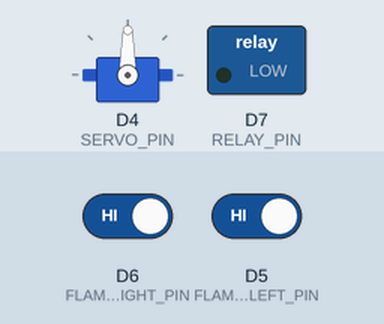
Bench run of a program on a simulated ESP8266 (NodeMCU). Shown: servo, switched loads named in the program (green lamp = pin HIGH). Inputs (shaded band) come from the test bench; at power-on: D6 (FLAME_RIGHT_PIN) HIGH, D5 (FLAME_LEFT_PIN) HIGH. What the program prints to the serial monitor is not drawn.

Above: at 2.7 s.
2.8 s: D6 (FLAME_RIGHT_PIN) driven LOW
At 4.6 s:
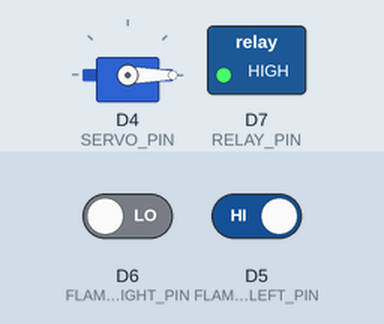
8.1 s: D5 (FLAME_LEFT_PIN) driven LOW
12.6 s: D6 (FLAME_RIGHT_PIN) driven HIGH
At 14.6 s:
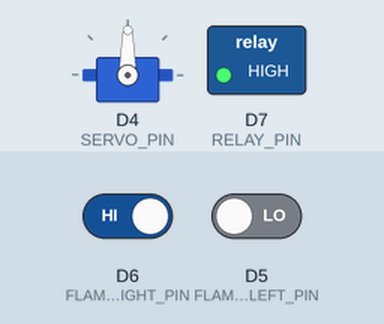
18.7 s: D5 (FLAME_LEFT_PIN) driven HIGH
At 19.02 s:
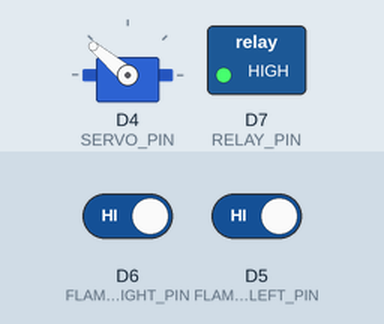
22.7 s: D6 (FLAME_RIGHT_PIN) driven LOW
At 23.5 s:
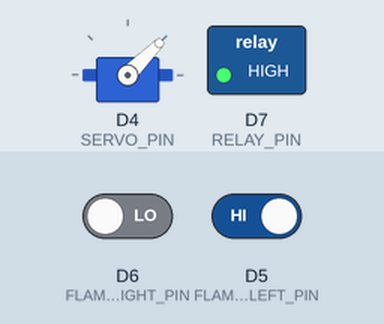
Timing chart, 0 to 29.8 s (numbered marks = the images above; inputs shaded):
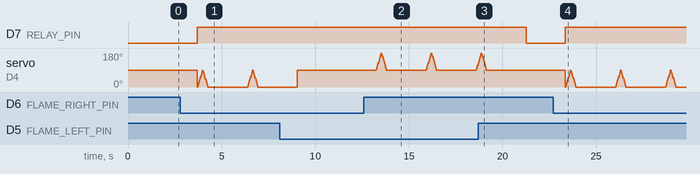

The program:

main.cpp
```cpp
#include <ESP8266WiFi.h>
#include "AdafruitIO_WiFi.h"
#include <Servo.h>

// --------------------
// Adafruit IO Config
// --------------------
#define IO_USERNAME "fire011125"
// Fire@123

#define IO_KEY "aio_CRsT954GhsX4ooMsdAQ0bwqigY3f"

#define WIFI_SSID "Robotutor"
#define WIFI_PASS "Robotutor"

// Create Adafruit IO instance
AdafruitIO_WiFi io(IO_USERNAME, IO_KEY, WIFI_SSID, WIFI_PASS);

// Feeds
AdafruitIO_Feed *flameLeftFeed = io.feed("flame_left");
AdafruitIO_Feed *flameRightFeed = io.feed("flame_right");
AdafruitIO_Feed *fanStatusFeed = io.feed("fan_status");
AdafruitIO_Feed *servoFeed = io.feed("servo_angle");

// --------------------
// Pin Config
// --------------------
const int FLAME_LEFT_PIN = D5;  // IR sensor left
const int FLAME_RIGHT_PIN = D6; // IR sensor right
const int RELAY_PIN = D7;       // Relay for fan/pump
const int SERVO_PIN = D4;       // Servo pin

Servo fanServo;

void setup()
{
  Serial.begin(115200);

  pinMode(FLAME_LEFT_PIN, INPUT);
  pinMode(FLAME_RIGHT_PIN, INPUT);
  pinMode(RELAY_PIN, OUTPUT);
  digitalWrite(RELAY_PIN, LOW); // Fan OFF initially

  fanServo.attach(SERVO_PIN);
  fanServo.write(90); // center position

  // Connect to Adafruit IO
  Serial.print("Connecting to Adafruit IO");
  io.connect();

  while (io.status() < AIO_CONNECTED)
  {
    Serial.print(".");
    delay(500);
  }
  Serial.println(" Connected!");
}

void loop()
{
  io.run(); // keep Adafruit IO connection alive

  int leftFlame = digitalRead(FLAME_LEFT_PIN);
  int rightFlame = digitalRead(FLAME_RIGHT_PIN);

  // Send sensor data to Adafruit IO
  flameLeftFeed->save(leftFlame);
  flameRightFeed->save(rightFlame);

  // Fire detection logic
  if (leftFlame == LOW || rightFlame == LOW)
  {
    digitalWrite(RELAY_PIN, HIGH); // Fan ON
    fanStatusFeed->save(1);

    if (leftFlame == LOW && rightFlame == HIGH)
    {
      for (int pos = 90; pos <= 180; pos += 5)
      {
        fanServo.write(pos);
        delay(15);
      }
      for (int pos = 180; pos >= 90; pos -= 5)
      {
        fanServo.write(pos);
        delay(15);
      }
      servoFeed->save(180);
      Serial.println("🔥 Flame LEFT → Servo 45°");
    }
    else if (rightFlame == LOW && leftFlame == HIGH)
    {
      for (int pos = 0; pos <= 90; pos += 5)
      {
        fanServo.write(pos);
        delay(15);
      }
      for (int pos = 90; pos >= 0; pos -= 5)
      {
        fanServo.write(pos);
        delay(15);
      }
      servoFeed->save(-180);
      Serial.println("🔥 Flame RIGHT → Servo 135°");
    }
    else
    {
      fanServo.write(90); // both detect → center
      servoFeed->save(90);
      Serial.println("🔥 Flame CENTER → Servo 90°");
    }

    Serial.println("Fan ON");
  }
  else
  {
    digitalWrite(RELAY_PIN, LOW); // Fan OFF
    fanStatusFeed->save(0);
    fanServo.write(90); // reset to center
    servoFeed->save(90);
    Serial.println("✅ No flame. Fan OFF, Servo Center");
  }

  delay(2000); // update every 2s
}


// #include <ESP8266WiFi.h>
// #include "AdafruitIO_WiFi.h"
// #include <Servo.h>

// // --------------------
// // Adafruit IO Config
// // --------------------
// #define IO_USERNAME  "fire011125"
// //Fire@123

// #define IO_KEY       "aio_CRsT954GhsX4ooMsdAQ0bwqigY3f"

// #define WIFI_SSID    "Robotutor"
// #define WIFI_PASS    "Robotutor"

// // Create Adafruit IO instance
// AdafruitIO_WiFi io(IO_USERNAME, IO_KEY, WIFI_SSID, WIFI_PASS);

// // Feeds
// AdafruitIO_Feed *flameLeftFeed  = io.feed("flame_left");
// AdafruitIO_Feed *flameRightFeed = io.feed("flame_right");
// AdafruitIO_Feed *fanStatusFeed  = io.feed("fan_status");
// AdafruitIO_Feed *servoFeed      = io.feed("servo_angle");

// // --------------------
// // Pin Config
// // --------------------
// const int FLAME_LEFT_PIN  = D5;   // IR sensor left
// const int FLAME_RIGHT_PIN = D6;   // IR sensor right
// const int RELAY_PIN       = D7;   // Relay for fan/pump
// const int SERVO_PIN       = D4;   // Servo pin

// Servo fanServo;

// void setup() {
//   Serial.begin(115200);

//   pinMode(FLAME_LEFT_PIN, INPUT);
//   pinMode(FLAME_RIGHT_PIN, INPUT);
//   pinMode(RELAY_PIN, OUTPUT);
//   digitalWrite(RELAY_PIN, LOW); // Fan OFF initially

//   fanServo.attach(SERVO_PIN);
//   fanServo.write(90); // center position

//   // Connect to Adafruit IO
//   Serial.print("Connecting to Adafruit IO");
//   io.connect();

//   while(io.status() < AIO_CONNECTED) {
//     Serial.print(".");
//     delay(500);
//   }
//   Serial.println(" Connected!");
// }

// void loop() {
//   io.run(); // keep Adafruit IO connection alive

//   int leftFlame  = digitalRead(FLAME_LEFT_PIN);
//   int rightFlame = digitalRead(FLAME_RIGHT_PIN);

//   // Send sensor data to Adafruit IO
//   flameLeftFeed->save(leftFlame);
//   flameRightFeed->save(rightFlame);

//   // Fire detection logic
//   if (leftFlame == LOW || rightFlame == LOW) {
//     digitalWrite(RELAY_PIN, HIGH);  // Fan ON
//     fanStatusFeed->save(1);

//     if (leftFlame == LOW && rightFlame == HIGH) {
//       fanServo.write(180); // aim left
//       servoFeed->save(180);
//       Serial.println("🔥 Flame LEFT → Servo 45°");
//     }
//     else if (rightFlame == LOW && leftFlame == HIGH) {
//       fanServo.write(-180); // aim right
//       servoFeed->save(-180);
//       Serial.println("🔥 Flame RIGHT → Servo 135°");
//     }
//     else {
//       fanServo.write(90); // both detect → center
//       servoFeed->save(90);
//       Serial.println("🔥 Flame CENTER → Servo 90°");
//     }

//     Serial.println("Fan ON");
//   }
//   else {
//     digitalWrite(RELAY_PIN, LOW);   // Fan OFF
//     fanStatusFeed->save(0);
//     fanServo.write(90); // reset to center
//     servoFeed->save(90);
//     Serial.println("✅ No flame. Fan OFF, Servo Center");
//   }

//   delay(2000); // update every 2s
// }
```

Measured:
- after the input at 12.6 s, servo on D4 (SERVO_PIN): 90° → 95° after 0.66 s, then repeats every 2.7 s: 105° 0.03 s, 115° 0.03 s, 125° 0.03 s, 135° 0.03 s, 145° 0.03 s, 155° 0.03 s, 165° 0.03 s, 175° 0.01 s, 180° 0.04 s, 170° 0.03 s, 160° 0.03 s, 150° 0.03 s, 140° 0.03 s, 130° 0.03 s, 120° 0.03 s, 110° 0.03 s, 100° 0.03 s, 90° 2.1 s, 95° 0.03 s
- after the input at 18.7 s, D7 (RELAY_PIN): HIGH → LOW after 2.6 s; servo on D4 (SERVO_PIN): goes on until 19.1 s, then stays 90°
